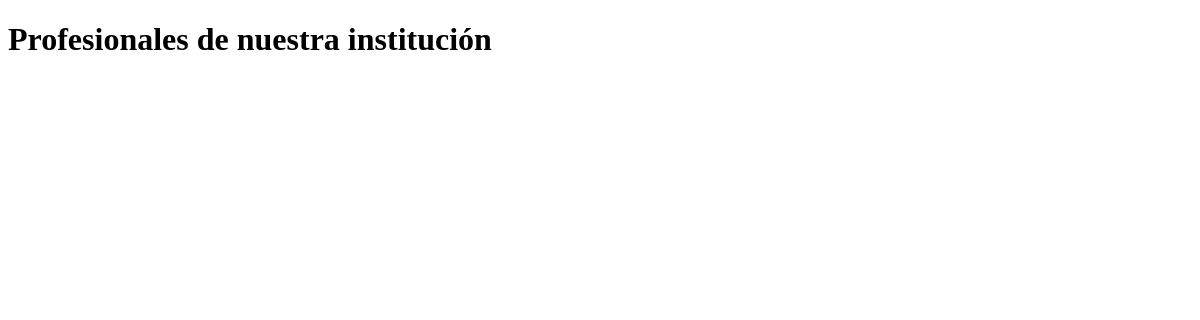
Before: /App1/profesional/list with the older database file.
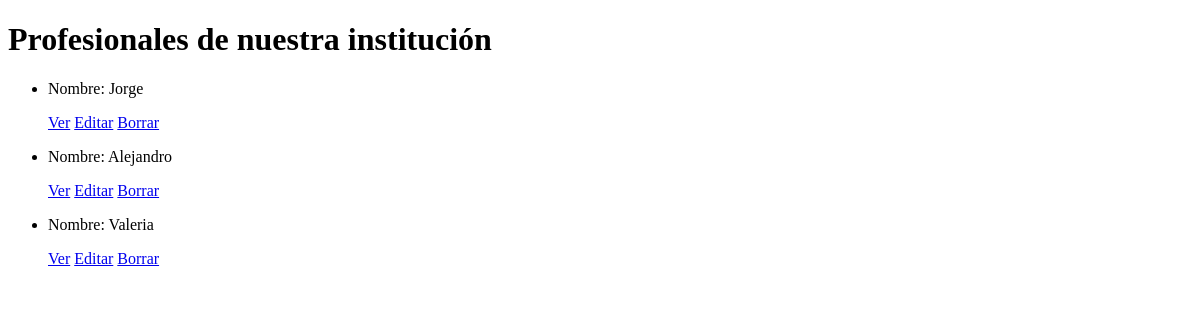
After: the same page with the newer database file.
### App1/models.py (models this page shows, shortened)
class Profesional(models.Model):
    nombre = models.CharField(max_length=30)
    apellido = models.CharField(max_length=30)
    mail = models.EmailField()
    profesion = models.CharField(max_length=30)

### App1/views.py (the view)
# urls.py: path('profesional/list',views.ProfesionalList.as_view(),name='List'),
class ProfesionalList(ListView):
    model =Profesional
    template_name='/App1/profesional_list.html'

### App1/templates/App1/profesional_list.html (shortened to what this page needs)
<!DOCTYPE html>
<html lang="en">
<head>
</head>
<body>
    <h1>Profesionales de nuestra institución</h1>
    <ul>
        {% for profesional in object_list %}
            <li>
                <p>Nombre: {{ profesional.nombre }}</p>
                <p>
                    <a href="{% url 'Detail' profesional.id %}">Ver</a>
                    <a href="{% url 'Edit' profesional.id %}">Editar</a>
                    <a href="{% url 'Delete' profesional.id %}">Borrar</a>
                </p>
            </li>
        {% endfor %}
    </ul>
</body>
</html>

Changed rows visible on the page:
added Profesional: nombre "Jorge"
added Profesional: nombre "Alejandro"
added Profesional: nombre "Valeria"
